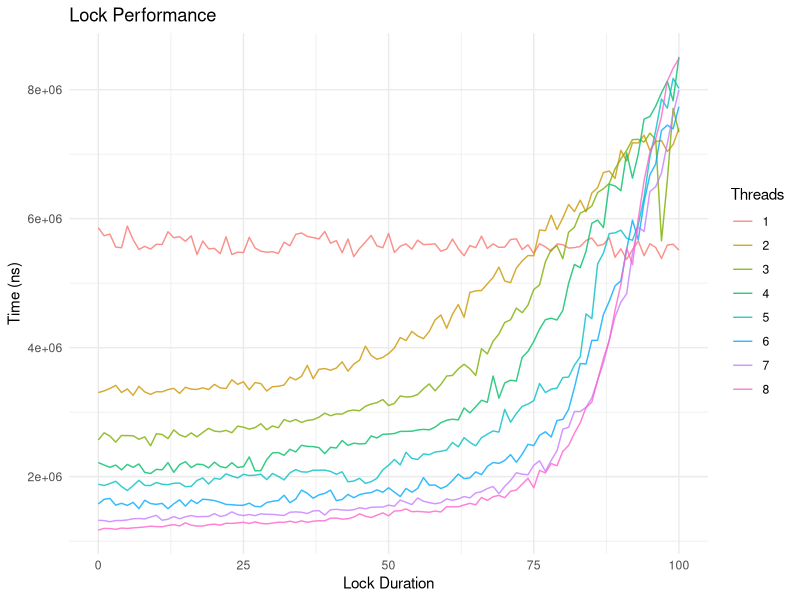
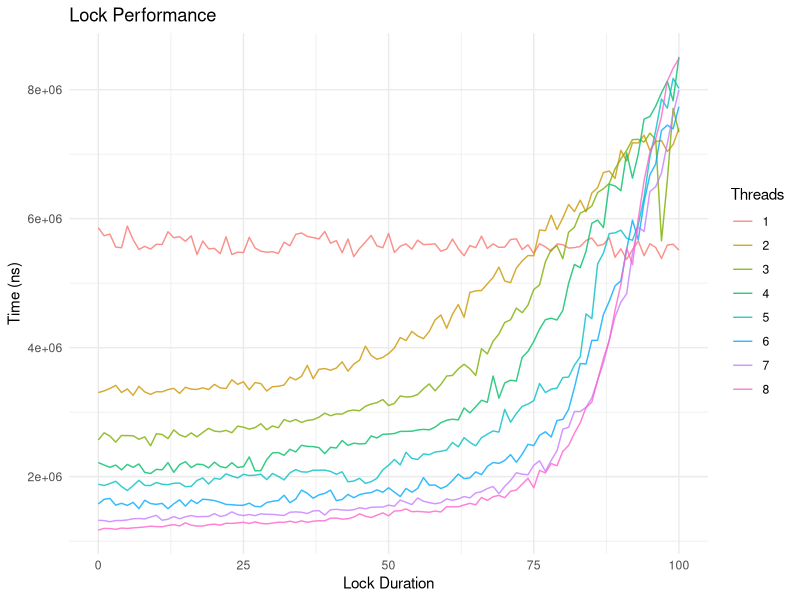

The R source for these figures, in order:
library(ggplot2)
library(reshape2)
theme_set(theme_minimal())
getwd()

data <- read.csv(
  file = "output.csv",
  header = TRUE,
  stringsAsFactors = FALSE
)
head(data)

# plot 
ggplot() +
  geom_line(
    data = data,
    aes(
      x = lock_percentage,
      y = time,
      group = thread_count,
      color = factor(thread_count)
    ),
    size = .5,
    alpha=0.80
  ) +
  labs(
    title="Lock Performance", 
    y = "Time (ns)",
    x = "Lock Duration",
    color = "Threads"
  )

ggsave("plot.png", device = png(), width = 8, height = 6)
dev.off()
